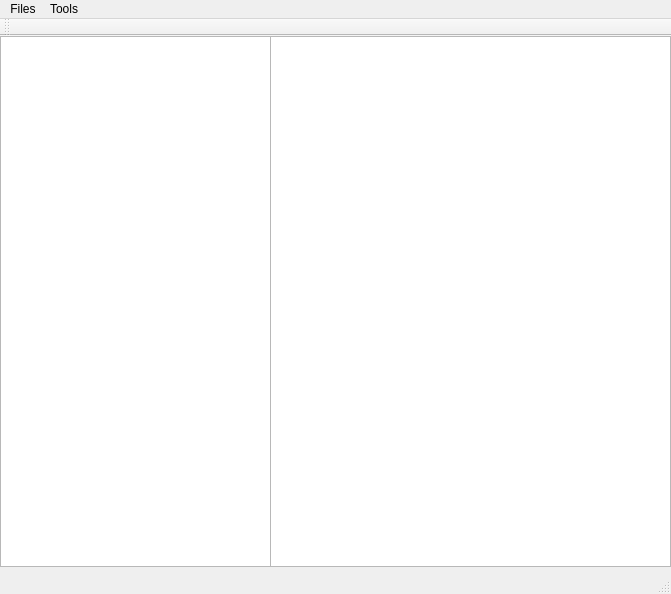
<?xml version="1.0" encoding="UTF-8"?>
<ui version="4.0">
 <class>MainWindow</class>
 <widget class="QMainWindow" name="MainWindow">
  <property name="geometry">
   <rect>
    <x>0</x>
    <y>0</y>
    <width>671</width>
    <height>594</height>
   </rect>
  </property>
  <property name="windowTitle">
   <string>MainWindow</string>
  </property>
  <widget class="QWidget" name="centralWidget">
   <widget class="QPlainTextEdit" name="CodeInput">
    <property name="geometry">
     <rect>
      <x>0</x>
      <y>0</y>
      <width>271</width>
      <height>531</height>
     </rect>
    </property>
   </widget>
   <widget class="QPlainTextEdit" name="AnalyseRes">
    <property name="geometry">
     <rect>
      <x>270</x>
      <y>0</y>
      <width>401</width>
      <height>531</height>
     </rect>
    </property>
   </widget>
  </widget>
  <widget class="QMenuBar" name="menuBar">
   <property name="geometry">
    <rect>
     <x>0</x>
     <y>0</y>
     <width>671</width>
     <height>23</height>
    </rect>
   </property>
   <widget class="QMenu" name="menuFiles">
    <property name="title">
     <string>Files</string>
    </property>
    <addaction name="actionOpen"/>
    <addaction name="actionSave_As"/>
    <addaction name="actionQuit"/>
   </widget>
   <widget class="QMenu" name="menuTools">
    <property name="title">
     <string>Tools</string>
    </property>
    <addaction name="actionAnalyse"/>
   </widget>
   <addaction name="menuFiles"/>
   <addaction name="menuTools"/>
  </widget>
  <widget class="QToolBar" name="mainToolBar">
   <attribute name="toolBarArea">
    <enum>TopToolBarArea</enum>
   </attribute>
   <attribute name="toolBarBreak">
    <bool>false</bool>
   </attribute>
  </widget>
  <widget class="QStatusBar" name="statusBar"/>
  <action name="actionOpen">
   <property name="text">
    <string>Open</string>
   </property>
  </action>
  <action name="actionSave_As">
   <property name="text">
    <string>Save As</string>
   </property>
  </action>
  <action name="actionQuit">
   <property name="text">
    <string>Quit</string>
   </property>
  </action>
  <action name="actionAnalyse">
   <property name="text">
    <string>Analyse</string>
   </property>
  </action>
 </widget>
 <layoutdefault spacing="6" margin="11"/>
 <resources/>
 <connections/>
</ui>
